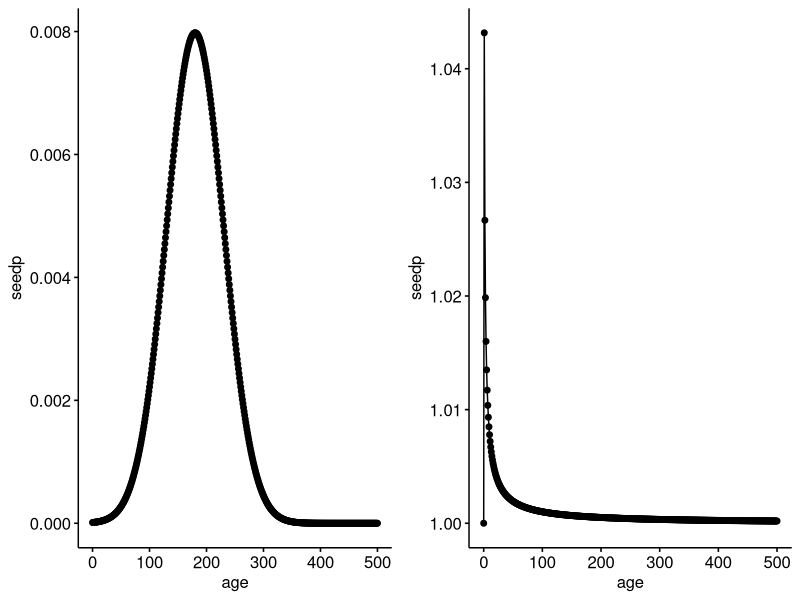

The R source for this figure:
## Seed model

library(ggpubr)

age = seq(0, 500)

meanp = 180
sdp = 50

seedp = dnorm(age, meanp, sdp)

p1 = data.frame(age, seedp) %>%
  ggline(x = "age", y  = "seedp")

seedp = dlnorm(age, log(meanp), log(sdp))

p2 = data.frame(age, seedp = exp(seedp)) %>%
  ggline(x = "age", y  = "seedp")

ggarrange(p1, p2)